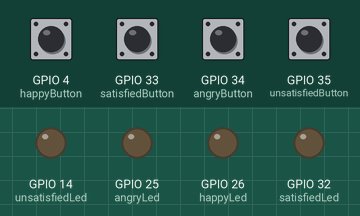
Simulated run of this program. Board: ESP32. Parts: output pins drawn as LEDs (lit = HIGH). The inputs (shaded band) are chosen by the test bench; at power-on: GPIO 4 (happyButton), GPIO 33 (satisfiedButton), GPIO 34 (angryButton), GPIO 35 (unsatisfiedButton) LOW. WiFi joins after 1.5 s; servers stay silent unless stated; the local clock reads 2024-03-15 10:24:30 at power-on unless the program sets it; random numbers use the default seed unless the program sets one; no MQTT or app messages arrive unless stated; what the program prints to the serial monitor is not drawn.

Above: at 3.7 s.
3.8 s: GPIO 4 (happyButton) pulled HIGH for 0.15 s
At 4.2 s:
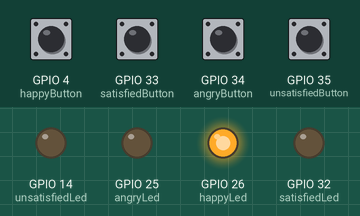
6.3 s: GPIO 33 (satisfiedButton) pulled HIGH for 0.15 s
At 7.1 s:
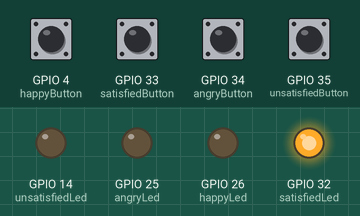
8.8 s: GPIO 34 (angryButton) pulled HIGH for 0.15 s
At 9.1 s:
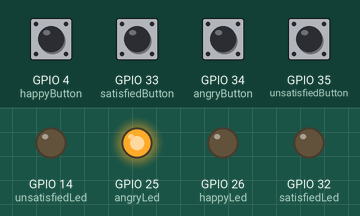
11.3 s: GPIO 35 (unsatisfiedButton) pulled HIGH for 0.15 s
At 12.1 s:
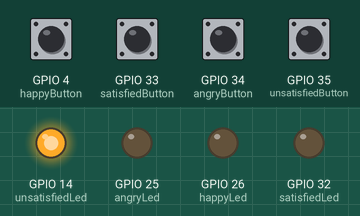
13.8 s: GPIO 4 (happyButton) driven HIGH and GPIO 33 (satisfiedButton) driven HIGH
At 14.2 s:
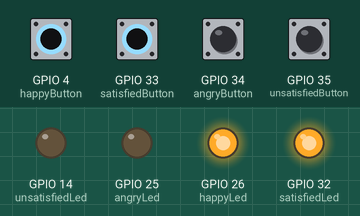
16.3 s: GPIO 34 (angryButton) driven HIGH and GPIO 35 (unsatisfiedButton) driven HIGH
At 17.1 s:
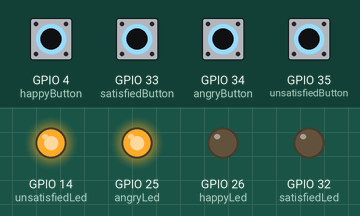
Timing chart, 0 to 19.3 s (numbered marks = the images above; inputs shaded):
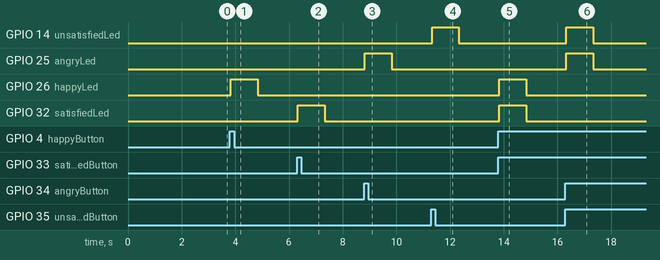

Measured:
- after the input at 3.8 s, GPIO 26 (happyLed): LOW → HIGH at once, → LOW 1.0 s later
- after the input at 6.3 s, GPIO 32 (satisfiedLed): LOW → HIGH at once, → LOW 1.0 s later
- after the input at 8.8 s, GPIO 25 (angryLed): LOW → HIGH at once, → LOW 1.0 s later
- after the input at 11.3 s, GPIO 14 (unsatisfiedLed): LOW → HIGH at once, → LOW 1.0 s later
- after the input at 13.8 s, GPIO 26 (happyLed), GPIO 32 (satisfiedLed): LOW → HIGH at once, → LOW 1.0 s later
- after the input at 16.3 s, GPIO 14 (unsatisfiedLed), GPIO 25 (angryLed): LOW → HIGH at once, → LOW 1.0 s later

The program:

main.cpp
```cpp
#include <Arduino.h>
#include "driver/rtc_io.h"
#include <WiFi.h>
#include <time.h>
#include <PubSubClient.h>

// Wakeup buttons
#define WAKEUP_GPIO_1 GPIO_NUM_4  // Only RTC IO are allowed - ESP32 Pin example
#define WAKEUP_GPIO_2 GPIO_NUM_33 // Only RTC IO are allowed - ESP32 Pin example
#define WAKEUP_GPIO_3 GPIO_NUM_35 // Only RTC IO are allowed - ESP32 Pin example
#define WAKEUP_GPIO_4 GPIO_NUM_34 // Only RTC IO are allowed - ESP32 Pin example
// Adds all the buttons to the bitmask, so they can be used to wake up the ESP32
#define BUTTON_PIN_BITMASK (1ULL << WAKEUP_GPIO_1) | (1ULL << WAKEUP_GPIO_2) | (1ULL << WAKEUP_GPIO_3) | (1ULL << WAKEUP_GPIO_4) // 2 ^ GPIO_NUMBER in hex
// Sets the wakeup method to 0, which means use EXT1 for wakeup. 1 supports one or more pins
#define USE_EXT0_WAKEUP 0 // 1 = EXT0 wakeup, 0 = EXT1 wakeup

// Button and LED pins
const int happyButton = 4;
const int happyLed = 26;
const int satisfiedButton = 33;
const int satisfiedLed = 32;
const int unsatisfiedButton = 35;
const int unsatisfiedLed = 14;
const int angryButton = 34;
const int angryLed = 25;

// Deepsleep time
unsigned long lastAction = 0;
unsigned long sleepTime = 30000; // 30 seconds
// unsigned long sleepTime = 5000;

//  WIFI
const char *WIFI_SSID = "TEC-IOT";
const char *WIFI_PASS = "42090793";
WiFiClient espClient;

// MQTT
const char *MQTT_SERVER = "wilson.local";
const uint16_t MQTT_PORT = 1883;
const char *MQTT_TOPIC = "dylan_azad/iot/feedback";

PubSubClient client(espClient);

// Knap/LED-arrays
int buttons[] = {happyButton, satisfiedButton, unsatisfiedButton, angryButton};
int leds[] = {happyLed, satisfiedLed, unsatisfiedLed, angryLed};
const int count = 4;

// Navn til print
const char *buttonNames[] = {
    "HAPPY",
    "SATISFIED",
    "UNSATISFIED",
    "ANGRY"};

// Debounce
const unsigned long DEBOUNCE_MS = 30;
bool buttonStableState[4];
bool buttonLastReading[4];
unsigned long lastDebounceTime[4] = {0, 0, 0, 0};

// LED-timer (4 sek.)
unsigned long ledTimer[4] = {0, 0, 0, 0};
const unsigned long LED_ON_TIME = 1000; // sekunder

// Hukommelse til sidste knaptryk
int lastPressedIndex = -1;
String lastPressedName = "";
String lastPressedTimestamp = "";

// put function declarations here:
void ConnectWiFiAndClient();
bool InitTime();
void PrintCurrentTimeForButton(int index);
void WakeUpButtonTrigger();
String RememberButtonPress(int index, const struct tm &timeinfo);
void HandleButtons();
void OnButtonClick(int index);

void setup()
{
  // put your setup code here, to run once:
  Serial.begin(115200);
  delay(1000);

  // wifi og tid
  client.setServer(MQTT_SERVER, MQTT_PORT);

  ConnectWiFiAndClient();
  InitTime();

  // pinMode setup for the buttons and corresponding leds
  pinMode(happyButton, INPUT);
  pinMode(happyLed, OUTPUT);
  pinMode(satisfiedButton, INPUT);
  pinMode(satisfiedLed, OUTPUT);
  pinMode(unsatisfiedButton, INPUT);
  pinMode(unsatisfiedLed, OUTPUT);
  pinMode(angryButton, INPUT);
  pinMode(angryLed, OUTPUT);

  // led slukket
  for (int i = 0; i < count; i++)
  {
    digitalWrite(leds[i], LOW);
  }

  // Init debounce-tilstand til nuværende knapniveau
  for (int i = 0; i < count; i++)
  {
    bool reading = digitalRead(buttons[i]);
    buttonStableState[i] = reading;
    buttonLastReading[i] = reading;
  }

  esp_sleep_enable_ext1_wakeup(BUTTON_PIN_BITMASK, ESP_EXT1_WAKEUP_ANY_HIGH);
  rtc_gpio_pulldown_en(WAKEUP_GPIO_1);
  rtc_gpio_pulldown_en(WAKEUP_GPIO_2);
  rtc_gpio_pulldown_en(WAKEUP_GPIO_3);
  rtc_gpio_pulldown_en(WAKEUP_GPIO_4);
  rtc_gpio_pullup_dis(WAKEUP_GPIO_1);
  rtc_gpio_pullup_dis(WAKEUP_GPIO_2);
  rtc_gpio_pullup_dis(WAKEUP_GPIO_3);
  rtc_gpio_pullup_dis(WAKEUP_GPIO_4);

  if (esp_sleep_get_wakeup_cause())
    WakeUpButtonTrigger();
}

void loop()
{
  if (!client.connected())
    ConnectWiFiAndClient();
  client.loop();

  HandleButtons();
  // Deepsleep hvis inaktiv
  if (millis() - lastAction >= sleepTime)
  {
    Serial.println("Entering sleep");
    esp_deep_sleep_start();
  }
}

// put function definitions here:
bool InitTime()
{
  if (!WiFi.isConnected())
  {
    Serial.println("Ingen WiFi → kan ikke hente NTP-tid");
    return false;
  }

  // 3600 = GMT+1 (DK vintertid), 0 = ingen ekstra sommertid-justering
  configTime(3600, 0, "pool.ntp.org", "time.nist.gov");

  struct tm timeinfo;
  unsigned long start = millis();

  while (millis() - start < 10000)
  {
    if (getLocalTime(&timeinfo))
    {
      Serial.println("Tid hentet fra NTP");
      return true;
    }

    Serial.println("Venter på NTP...");
    vTaskDelay(100);
  }

  Serial.println("Kunne ikke hente tid fra NTP");
  return false;
}

// FORBIND TIL WIFI
void ConnectWiFiAndClient()
{
  if (WiFi.isConnected() && client.connected())
    return;

  WiFi.mode(WIFI_STA);
  WiFi.begin(WIFI_SSID, WIFI_PASS);

  Serial.print("Forbinder til WiFi");

  unsigned long start = millis();

  while (!WiFi.isConnected() && (millis() - start < 20000)) // 20 sek timeout
  {
    Serial.print(".");
    vTaskDelay(1);
  }

  Serial.println();

  if (WiFi.isConnected())
    Serial.println("WiFi: FORBUNDET");
  else
    Serial.println("WiFi: FORBUNDELSE FEJLEDE");

  unsigned long mqttStart = millis();
  while (!client.connected() && millis() - mqttStart < 10000)
  {
    Serial.print("Connecting to MQTT...");

    String clientId = "ESP32-" + String(random(0xffff), HEX);

    if (client.connect(clientId.c_str()))
    {
      Serial.println("connected");
    }
    else
    {
      Serial.print("failed, rc=");
      Serial.println(client.state());
      delay(5000);
    }
  }
}

// HENT TID VIA NTP
// Print nuværende tid når en bestemt knap (index) er trykket
void PrintCurrentTimeForButton(int index)
{
  struct tm timeinfo;
  if (getLocalTime(&timeinfo))
  {
    Serial.printf(
        "trykket: %s  %04d-%02d-%02d %02d:%02d:%02d\n",
        buttonNames[index],
        timeinfo.tm_year + 1900,
        timeinfo.tm_mon + 1,
        timeinfo.tm_mday,
        timeinfo.tm_hour,
        timeinfo.tm_min,
        timeinfo.tm_sec);
  }
  else
  {
    Serial.println("Kunne ikke hente lokal tid");
  }
}

void WakeUpButtonTrigger()
{
  int wakeUpReason = log(esp_sleep_get_ext1_wakeup_status()) / log(2);
  Serial.println("Woke up from sleep by " + String(wakeUpReason));

  switch (wakeUpReason)
  {
  case GPIO_NUM_4:
  case GPIO_NUM_33:
  case GPIO_NUM_35:
  case GPIO_NUM_34:
    for (int i = 0; i < count; i++)
      if (buttons[i] == wakeUpReason)
        OnButtonClick(i);
    break;
  default:
    Serial.println("Unable to identify wake up cause");
    break;
  }
}

// GEM HUSK OM KNAPTRYK
String RememberButtonPress(int index, const struct tm &timeinfo)
{
  lastPressedName = buttonNames[index];

  char buf[32];
  snprintf(
      buf,
      sizeof(buf),
      "%04d-%02d-%02d %02d:%02d:%02d",
      timeinfo.tm_year + 1900,
      timeinfo.tm_mon + 1,
      timeinfo.tm_mday,
      timeinfo.tm_hour,
      timeinfo.tm_min,
      timeinfo.tm_sec);

  lastPressedTimestamp = String(buf);

  return String(lastPressedTimestamp);
}

void HandleButtons()
{
  unsigned long now = millis();

  for (int i = 0; i < count; i++)
  {
    bool reading = digitalRead(buttons[i]);

    // 1: Rå læsning ændret → start debounce-timer
    if (reading != buttonLastReading[i])
    {
      lastDebounceTime[i] = now;
      buttonLastReading[i] = reading;
    }

    // 2: Stabil i DEBOUNCE_MS → opdater stabil tilstand
    if ((now - lastDebounceTime[i]) >= DEBOUNCE_MS)
    {
      if (reading != buttonStableState[i])
      {
        buttonStableState[i] = reading;

        // 3: Tryk registreret (LOW → HIGH)
        if (buttonStableState[i] == HIGH)
        {
          OnButtonClick(i); // 🔹 LIGESOM ONEBUTTON-CALLBACK
        }
      }
    }

    // 4: Sluk LED efter timeout
    if (digitalRead(leds[i]) == HIGH && (now - ledTimer[i] >= LED_ON_TIME))
    {
      digitalWrite(leds[i], LOW);
    }
  }
}

// KALDES HVER GANG EN KNAP ER REGISTRERET SOM TRYKKET
void OnButtonClick(int index)
{
  unsigned long now = millis();

  // Tænd LED for den pågældende knap
  digitalWrite(leds[index], HIGH);
  ledTimer[index] = now;

  // Hent tid og gem knaptryk (navn osv.)
  struct tm timeinfo;

  if (!getLocalTime(&timeinfo))
  {
    Serial.println("Failed to get time!");
    return;
  }

  String payload = "\"DateTime\":\"" + RememberButtonPress(index, timeinfo) + "\", \"Rating\":\"" + String(buttonNames[index]) + "\"";

  client.publish(MQTT_TOPIC, payload.c_str());
  // Reset inaktivitets-timer
  lastAction = now;
}
```
